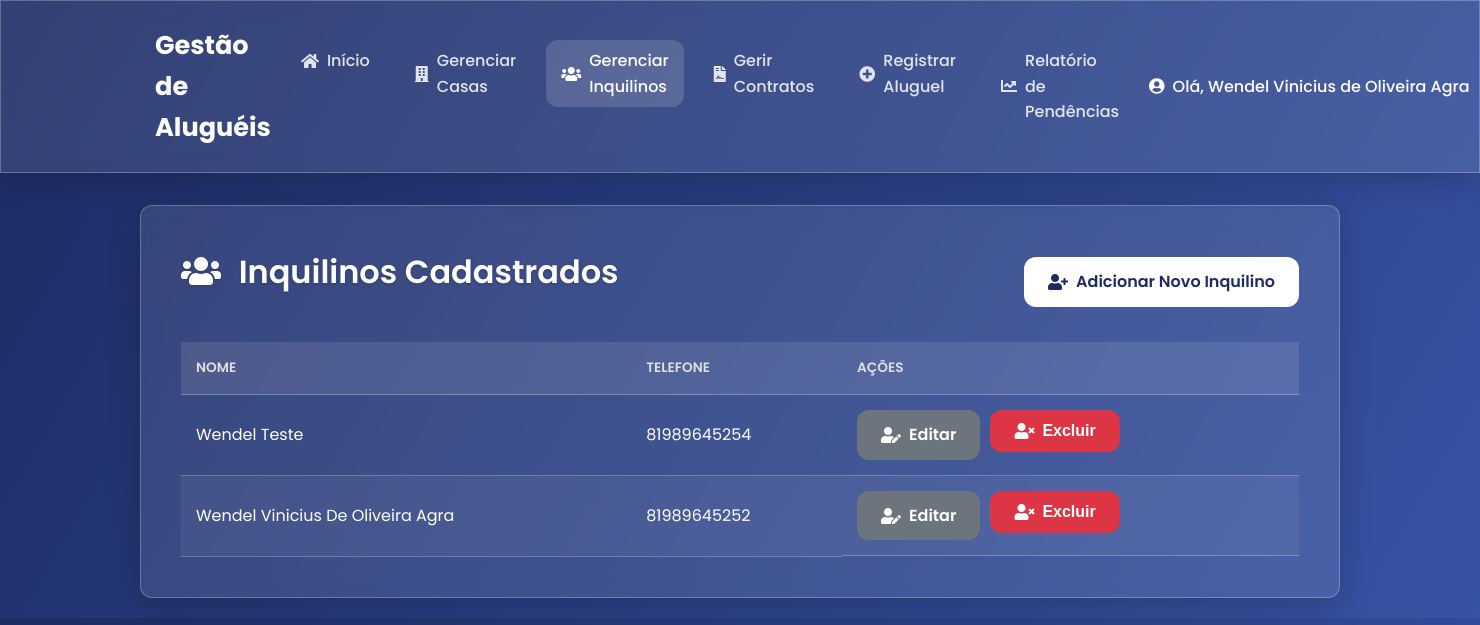
Page /inquilinos (signed in) on the committed database.
### tables this page shows
CREATE TABLE usuarios (
            id INTEGER PRIMARY KEY AUTOINCREMENT,
            username TEXT NOT NULL UNIQUE,
            password TEXT NOT NULL
        );

CREATE TABLE inquilinos (
            id INTEGER PRIMARY KEY AUTOINCREMENT,
            nome TEXT NOT NULL,
            telefone TEXT NOT NULL
        , usuario_id INTEGER REFERENCES usuarios(id));

### app.py (the view)
@app.route('/inquilinos')
@login_required
def listar_inquilinos():
    db = get_db()
    page = request.args.get('page', 1, type=int)
    ITENS_POR_PAGINA = 10
    offset = (page - 1) * ITENS_POR_PAGINA
    total_inquilinos = db.execute('SELECT COUNT(id) FROM inquilinos WHERE usuario_id = ?', (current_user.id,)).fetchone()[0]
    total_paginas = math.ceil(total_inquilinos / ITENS_POR_PAGINA)
    inquilinos = db.execute('SELECT * FROM inquilinos WHERE usuario_id = ? ORDER BY nome LIMIT ? OFFSET ?', (current_user.id, ITENS_POR_PAGINA, offset)).fetchall()
    return render_template('listar_inquilinos.html', inquilinos=inquilinos, pagina_atual=page, total_paginas=total_paginas)

### app.py (called while the page is built)
@login_manager.user_loader
def load_user(user_id):
    db = get_db()
    user_data = db.execute('SELECT id, username FROM usuarios WHERE id = ?', (user_id,)).fetchone()
    if user_data:
        return User(id=user_data['id'], username=user_data['username'])
    return None

def get_db():
    db = getattr(g, '_database', None)
    if db is None:
        db = g._database = sqlite3.connect(DATABASE)
        db.row_factory = sqlite3.Row
    return db

@app.teardown_appcontext
def close_connection(exception):
    db = getattr(g, '_database', None)
    if db is not None:
        db.close()

### templates/listar_inquilinos.html (shortened to what this page needs)
<!DOCTYPE html>
<html lang="pt-br">
<head>
    <link rel="stylesheet" href="{{ url_for('static', filename='css/style.css') }}">
    <link rel="stylesheet" href="https://cdnjs.cloudflare.com/ajax/libs/font-awesome/5.15.4/css/all.min.css">
</head>
<body>
    <header>
        <nav>
            <a href="{{ url_for('index') }}" class="logo">Gestão de Aluguéis</a>
            <ul>
                <li><a href="{{ url_for('index') }}" class="{% if request.endpoint == 'index' %}active{% endif %}"><i class="fas fa-home"></i> Início</a></li>
                <li><a href="{{ url_for('listar_casas') }}" class="{% if 'casas' in request.endpoint %}active{% endif %}"><i class="fas fa-building"></i> Gerenciar Casas</a></li>
                <li><a href="{{ url_for('listar_inquilinos') }}" class="{% if 'inquilino' in request.endpoint %}active{% endif %}"><i class="fas fa-users"></i> Gerenciar Inquilinos</a></li>
                <li><a href="{{ url_for('listar_contratos') }}" class="{% if 'contrato' in request.endpoint %}active{% endif %}"><i class="fas fa-file-contract"></i> Gerir Contratos</a></li>
                <li><a href="{{ url_for('pagina_alugueis') }}" class="{% if request.endpoint == 'pagina_alugueis' %}active{% endif %}"><i class="fas fa-plus-circle"></i> Registrar Aluguel</a></li>
                <li><a href="{{ url_for('listar_pendentes') }}" class="{% if request.endpoint == 'listar_pendentes' %}active{% endif %}"><i class="fas fa-chart-line"></i> Relatório de Pendências</a></li>
            </ul>
            <div class="user-menu">
                {% if current_user.is_authenticated %}
                    <a href="{{ url_for('perfil') }}" class="welcome-message"><i class="fas fa-user-circle"></i> Olá, {{ current_user.username }}</a>
                {% endif %}
            </div>
        </nav>
    </header>
    <main class="container">
        <div class="content-section">
            <div class="table-header">
                <h1><i class="fas fa-users"></i> Inquilinos Cadastrados</h1>
                <a href="{{ url_for('pagina_cadastro_inquilino') }}" class="btn"><i class="fas fa-user-plus"></i> Adicionar Novo Inquilino</a>
            </div>
            <table class="data-table">
                <thead>
                    <tr>
                        <th>Nome</th>
                        <th>Telefone</th>
                        <th>Ações</th>
                    </tr>
                </thead>
                <tbody>
                    {% for inquilino in inquilinos %}
                    <tr>
                        <td>{{ inquilino['nome'] }}</td>
                        <td>{{ inquilino['telefone'] }}</td>
                        <td class="actions-cell">
                            <a href="{{ url_for('pagina_editar_inquilino', inquilino_id=inquilino['id']) }}" class="btn btn-secondary"><i class="fas fa-user-edit"></i> Editar</a>
                            <form action="{{ url_for('excluir_inquilino', inquilino_id=inquilino['id']) }}" method="post" onsubmit="return confirm('Tem certeza?');"><button type="submit" class="btn btn-danger"><i class="fas fa-user-times"></i> Excluir</button></form>
                        </td>
                    </tr>
                    {% else %}
                    <tr>
                        <td colspan="3">Nenhum inquilino cadastrado.</td>
                    </tr>
                    {% endfor %}
                </tbody>
            </table>
        </div>
    </main>
</body>
</html>

### static/css/style.css (style rules this page uses)
:root { --primary-color: #ffffff; --secondary-color: #e0e0e0; --background-gradient: linear-gradient(120deg, #1d2b64, #3753a3); --glass-bg: rgba(255, 255, 255, 0.1); --glass-border: rgba(255, 255, 255, 0.25); --success-color: #28a745; --pending-color: #dc3545; --border-radius: 12px; --box-shadow: 0 8px 32px 0 rgba(0, 0, 0, 0.2); }
body { font-family: 'Poppins', sans-serif; background: var(--background-gradient); color: var(--primary-color); margin: 0; line-height: 1.6; }
.container { max-width: 1200px; margin: 20px auto; padding: 0 20px; }
main.container { animation: fadeIn 0.5s ease-in-out; }
header { background: var(--glass-bg); backdrop-filter: blur(10px); box-shadow: var(--box-shadow); border: 1px solid var(--glass-border); padding: 1rem 0; margin-bottom: 2rem; position: sticky; top: 0; z-index: 1000; }
nav { display: flex; justify-content: space-between; align-items: center; max-width: 1200px; margin: 0 auto; padding: 0 20px; }
nav .logo { font-size: 1.6rem; font-weight: 700; color: white; text-decoration: none; }
nav ul { list-style: none; display: flex; gap: 15px; margin: 0; padding: 0; }
nav a { display: flex; align-items: center; gap: 8px; text-decoration: none; color: rgba(255, 255, 255, 0.85); font-weight: 500; padding: 8px 15px; border-radius: var(--border-radius); transition: all 0.3s ease-in-out; }
nav a:hover, nav a.active { background-color: rgba(255, 255, 255, 0.15); color: white; }
.user-menu { display: flex; align-items: center; gap: 15px; }
.welcome-message { color: white; font-weight: 500; text-decoration: none; transition: color 0.3s; display: flex; align-items: center; gap: 8px; white-space: nowrap; }
.form-container, .content-section, .metric-card, .search-container { background: var(--glass-bg); backdrop-filter: blur(10px); padding: 2.5rem; border-radius: var(--border-radius); box-shadow: var(--box-shadow); border: 1px solid var(--glass-border); }
h1, h2 { color: var(--primary-color); text-shadow: 0 1px 3px rgba(0,0,0,0.2); margin-top: 0; font-weight: 600; }
h1 .fas, h2 .fas { margin-right: 10px; }
.btn { display: inline-flex; align-items: center; justify-content: center; gap: 8px; padding: 12px 24px; border: none; border-radius: var(--border-radius); background-color: #fff; color: #1d2b64; font-size: 1rem; font-weight: 600; cursor: pointer; text-align: center; text-decoration: none; transition: all 0.3s ease; }
.btn-danger { background-color: var(--pending-color); color: white; }
.btn-secondary { background-color: #6c757d; color: white; }
.table-header { display: flex; justify-content: space-between; align-items: center; margin-bottom: 1.5rem; }
.data-table { width: 100%; border-collapse: collapse; margin-top: 1rem; }
.data-table th, .data-table td { border-bottom: 1px solid var(--glass-border); padding: 15px; text-align: left; }
.data-table th { background-color: rgba(255,255,255,0.1); font-weight: 600; text-transform: uppercase; font-size: 0.85rem; color: #e0e0e0; }
.data-table tbody tr:nth-child(even) { background-color: rgba(255,255,255,0.05); }
.data-table .actions-cell { display: flex; gap: 10px; }

### rows in the picture
usuarios: username "Wendel Vinicius de Oliveira Agra"
inquilinos: nome "Wendel Teste", telefone "81989645254"
inquilinos: nome "Wendel Vinicius De Oliveira Agra", telefone "81989645252"
